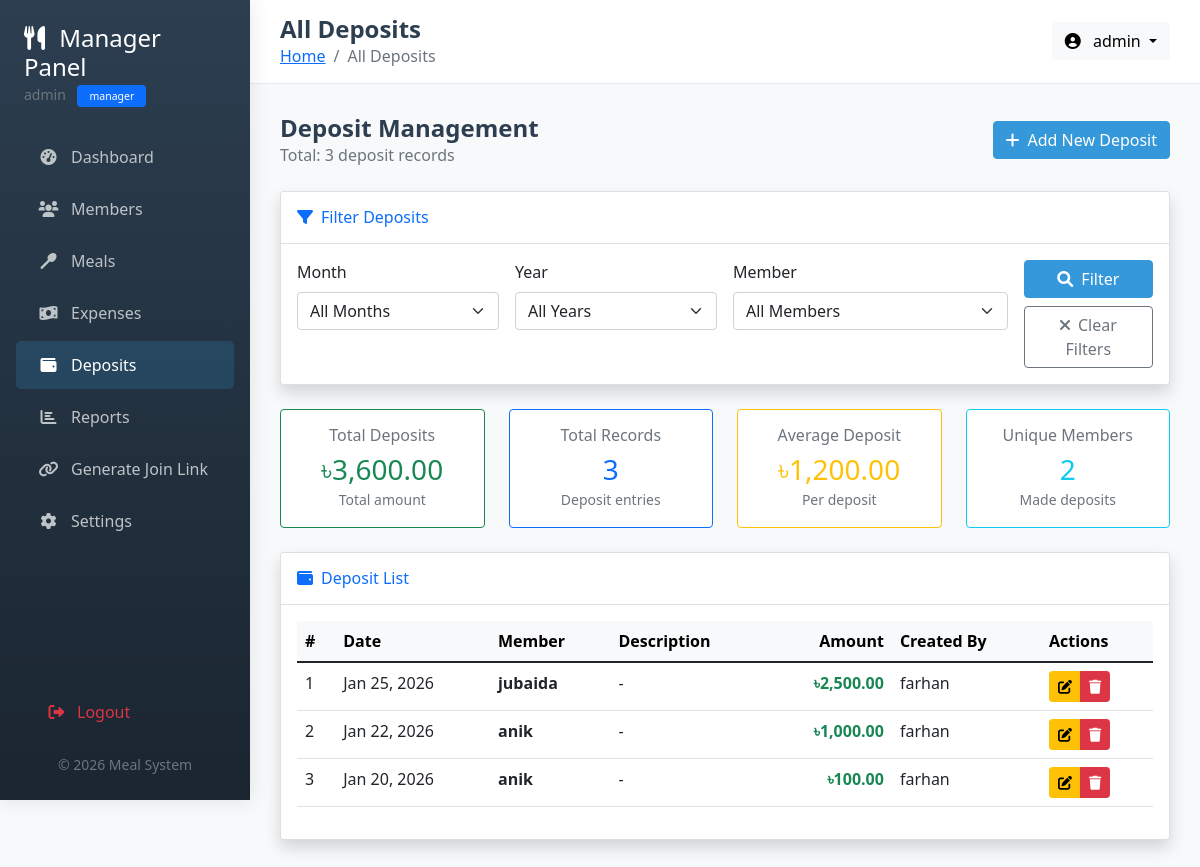
Screenshot of /manager/deposits.php (signed in) with the database file from the repository.
### tables this page shows
CREATE TABLE `deposits` (
  `deposit_id` int(11) NOT NULL,
  `member_id` int(11) NOT NULL,
  `amount` decimal(10,2) NOT NULL,
  `deposit_date` date NOT NULL,
  `description` varchar(255) DEFAULT NULL,
  `created_by` int(11) DEFAULT NULL,
  `created_at` timestamp NOT NULL DEFAULT current_timestamp(),
  `updated_at` timestamp NULL DEFAULT NULL
);

CREATE TABLE `members` (
  `member_id` int(11) NOT NULL,
  `name` varchar(100) NOT NULL,
  `phone` varchar(20) DEFAULT NULL,
  `email` varchar(100) DEFAULT NULL,
  `join_date` date NOT NULL,
  `status` enum('active','inactive') DEFAULT 'active',
  `created_by` int(11) DEFAULT NULL,
  `join_token` varchar(100) DEFAULT NULL,
  `token_expiry` datetime DEFAULT NULL,
  `created_at` timestamp NOT NULL DEFAULT current_timestamp()
);

CREATE TABLE `users` (
  `user_id` int(11) NOT NULL,
  `username` varchar(50) NOT NULL,
  `email` varchar(100) NOT NULL,
  `password` varchar(255) NOT NULL,
  `role` enum('manager','member') NOT NULL DEFAULT 'member',
  `member_id` int(11) DEFAULT NULL,
  `last_login` datetime DEFAULT NULL,
  `created_at` timestamp NOT NULL DEFAULT current_timestamp(),
  `is_active` tinyint(1) DEFAULT 1
);

### config/database.php (called while the page is built, shortened)
<?php
function getConnection() {
    static $conn = null;
    if ($conn === null) {
        $conn = mysqli_connect(DB_HOST, DB_USER, DB_PASS);
        mysqli_set_charset($conn, "utf8mb4");
    }
    return $conn;
}
?>

### includes/functions.php (called while the page is built, shortened)
<?php
require_once __DIR__ . '/../config/database.php';
class Functions {
    public function formatCurrency($amount) {
        return '৳' . number_format($amount, 2);
    }
    public function formatDate($date_string) {
        return date('M d, Y', strtotime($date_string));
    }
}
?>

### manager/deposits.php (the view, shortened to what this page needs)
<?php
require_once '../includes/functions.php';
$functions = new Functions();
require_once '../includes/header.php';
$filter_month = isset($_GET['month']) ? intval($_GET['month']) : 0;
$filter_year = isset($_GET['year']) ? intval($_GET['year']) : 0;
$filter_member = isset($_GET['member']) ? intval($_GET['member']) : 0;
function buildSimpleWhereClause($month, $year, $member) {
    $where_parts = [];
    return empty($where_parts) ? "1=1" : implode(" AND ", $where_parts);
}
function buildAliasedWhereClause($month, $year, $member) {
    $where_parts = [];
    return empty($where_parts) ? "1=1" : implode(" AND ", $where_parts);
}
$simple_where = buildSimpleWhereClause($filter_month, $filter_year, $filter_member);
$aliased_where = buildAliasedWhereClause($filter_month, $filter_year, $filter_member);
$count_query = "SELECT COUNT(*) as total FROM deposits WHERE $simple_where";
$count_result = mysqli_query($conn, $count_query);
$total_row = mysqli_fetch_assoc($count_result);
$total_records = $total_row['total'];
$page = isset($_GET['page']) ? max(1, intval($_GET['page'])) : 1;
$per_page = 20;
$offset = ($page - 1) * $per_page;
$deposits = [];
if ($total_records > 0) {
    $query = "SELECT d.*, m.name as member_name, u.username as created_by_name
              FROM deposits d
              LEFT JOIN members m ON d.member_id = m.member_id
              LEFT JOIN users u ON d.created_by = u.user_id
              WHERE $aliased_where
              ORDER BY d.deposit_date DESC, d.deposit_id DESC
              LIMIT $per_page OFFSET $offset";
    $result = mysqli_query($conn, $query);
    if ($result) {
        while ($row = mysqli_fetch_assoc($result)) {
            $deposits[] = $row;
        }
    }
}
$summary = ['total_amount' => 0, 'total_deposits' => 0, 'avg_deposit' => 0, 'unique_members' => 0];
$summary_query = "SELECT
                  SUM(amount) as total_amount,
                  COUNT(*) as total_deposits,
                  AVG(amount) as avg_deposit,
                  COUNT(DISTINCT member_id) as unique_members
                  FROM deposits WHERE $simple_where";
$summary_result = mysqli_query($conn, $summary_query);
if ($summary_result) {
    $summary = mysqli_fetch_assoc($summary_result);
}
?>
<div class="row mb-4">
    <div class="col-12">
        <div class="d-flex justify-content-between align-items-center">
            <div>
                <h4 class="page-title mb-0">Deposit Management</h4>
                <p class="text-muted mb-0">Total: <?php echo $total_records; ?> deposit records</p>
            </div>
            <div>
                <a href="add_deposit.php" class="btn btn-primary">
                    <i class="fas fa-plus me-2"></i>Add New Deposit
                </a>
            </div>
        </div>
    </div>
</div>
<div class="row mb-4">
    <div class="col-12">
        <div class="card shadow">
            <div class="card-header bg-white py-3">
                <h6 class="m-0 font-weight-bold text-primary"><i class="fas fa-filter me-2"></i>Filter Deposits</h6>
            </div>
            <div class="card-body">
                <form method="GET" action="" class="row g-3">
                    <div class="col-md-3">
                        <label for="month" class="form-label">Month</label>
                        <select name="month" id="month" class="form-select">
                            <option value="0">All Months</option>
                        </select>
                    </div>
                    <div class="col-md-3">
                        <label for="year" class="form-label">Year</label>
                        <select name="year" id="year" class="form-select">
                            <option value="0">All Years</option>
                        </select>
                    </div>
                    <div class="col-md-4">
                        <label for="member" class="form-label">Member</label>
                        <select name="member" id="member" class="form-select">
                            <option value="0">All Members</option>
                        </select>
                    </div>
                    <div class="col-md-2 d-flex align-items-end">
                        <div class="d-grid w-100">
                            <button type="submit" class="btn btn-primary mb-2">
                                <i class="fas fa-search me-2"></i>Filter
                            </button>
                            <a href="deposits.php" class="btn btn-outline-secondary">
                                <i class="fas fa-times me-2"></i>Clear Filters
                            </a>
                        </div>
                    </div>
                </form>
            </div>
        </div>
    </div>
</div>
<?php if ($total_records > 0): ?>
<div class="row mb-4">
    <div class="col-md-3">
        <div class="card border-success">
            <div class="card-body text-center">
                <h6 class="text-muted mb-2">Total Deposits</h6>
                <h3 class="text-success mb-0"><?php echo $functions->formatCurrency($summary['total_amount']); ?></h3>
                <small class="text-muted">Total amount</small>
            </div>
        </div>
    </div>
    <div class="col-md-3">
        <div class="card border-primary">
            <div class="card-body text-center">
                <h6 class="text-muted mb-2">Total Records</h6>
                <h3 class="text-primary mb-0"><?php echo $summary['total_deposits']; ?></h3>
                <small class="text-muted">Deposit entries</small>
            </div>
        </div>
    </div>
    <div class="col-md-3">
        <div class="card border-warning">
            <div class="card-body text-center">
                <h6 class="text-muted mb-2">Average Deposit</h6>
                <h3 class="text-warning mb-0"><?php echo $functions->formatCurrency($summary['avg_deposit']); ?></h3>
                <small class="text-muted">Per deposit</small>
            </div>
        </div>
    </div>
    <div class="col-md-3">
        <div class="card border-info">
            <div class="card-body text-center">
                <h6 class="text-muted mb-2">Unique Members</h6>
                <h3 class="text-info mb-0"><?php echo $summary['unique_members']; ?></h3>
                <small class="text-muted">Made deposits</small>
            </div>
        </div>
    </div>
</div>
<?php endif; ?>
<div class="row">
    <div class="col-12">
        <div class="card shadow">
            <div class="card-header bg-white py-3">
                <h6 class="m-0 font-weight-bold text-primary"><i class="fas fa-wallet me-2"></i>Deposit List</h6>
            </div>
            <div class="card-body">
                <?php if (empty($deposits)): ?>
                <div class="text-center py-5">
                    <i class="fas fa-wallet fa-3x text-muted mb-3"></i>
                    <h5>No Deposits Found</h5>
                    <p class="text-muted">Add your first deposit to get started</p>
                    <a href="add_deposit.php" class="btn btn-primary">
                        <i class="fas fa-plus me-2"></i>Add First Deposit
                    </a>
                </div>
                <?php else: ?>
                <div class="table-responsive">
                    <table class="table table-hover">
                        <thead class="table-light">
                            <tr>
                                <th>#</th>
                                <th>Date</th>
                                <th>Member</th>
                                <th>Description</th>
                                <th class="text-end">Amount</th>
                                <th>Created By</th>
                                <th>Actions</th>
                            </tr>
                        </thead>
                        <tbody>
                            <?php $counter = ($page - 1) * $per_page + 1; ?>
                            <?php foreach ($deposits as $deposit): ?>
                            <tr>
                                <td><?php echo $counter++; ?></td>
                                <td><?php echo $functions->formatDate($deposit['deposit_date']); ?></td>
                                <td>
                                    <strong><?php echo htmlspecialchars($deposit['member_name']); ?></strong>
                                </td>
                                <td><?php echo htmlspecialchars($deposit['description'] ?: '-'); ?></td>
                                <td class="text-end">
                                    <strong class="text-success"><?php echo $functions->formatCurrency($deposit['amount']); ?></strong>
                                </td>
                                <td><?php echo htmlspecialchars($deposit['created_by_name'] ?: 'System'); ?></td>
                                <td>
                                    <div class="btn-group btn-group-sm">
                                        <a href="edit_deposit.php?id=<?php echo $deposit['deposit_id']; ?>"
                                           class="btn btn-warning" title="Edit">
                                            <i class="fas fa-edit"></i>
                                        </a>
                                        <a href="deposits.php?delete=<?php echo $deposit['deposit_id']; ?>&month=<?php echo $filter_month; ?>&year=<?php echo $filter_year; ?>&member=<?php echo $filter_member; ?>&page=<?php echo $page; ?>"
                                           class="btn btn-danger" title="Delete"
                                           onclick="return confirm('Delete deposit for <?php echo addslashes($deposit['member_name']); ?>?')">
                                            <i class="fas fa-trash"></i>
                                        </a>
                                    </div>
                                </td>
                            </tr>
                            <?php endforeach; ?>
                        </tbody>
                    </table>
                </div>
                <?php endif; ?>
            </div>
        </div>
    </div>
</div>
<?php
require_once '../includes/footer.php';
?>

### includes/header.php (style rules this page uses)
:root { --primary-color: #2c3e50; --secondary-color: #3498db; --success-color: #27ae60; --warning-color: #f39c12; --danger-color: #e74c3c; }
body { font-family: 'Segoe UI', Tahoma, Geneva, Verdana, sans-serif; background-color: #f8f9fa; min-height: 100vh; }
.btn-primary { background-color: var(--secondary-color); border-color: var(--secondary-color); }
.page-title { color: var(--primary-color); font-weight: 600; margin-bottom: 5px; }

### rows the page displays
deposits: deposit_date "Jan 25, 2026", member.name "jubaida", description "-", amount "৳2,500.00", created_by.username "farhan"
deposits: deposit_date "Jan 22, 2026", member.name "anik", description "-", amount "৳1,000.00", created_by.username "farhan"
deposits: deposit_date "Jan 20, 2026", member.name "anik", description "-", amount "৳100.00", created_by.username "farhan"

### other values shown
$_SESSION['username'] "admin"
$_SESSION['role'] "manager"
$page_title "All Deposits"
$total_records "3"
$functions->formatCurrency($summary['total_amount']) "৳3,600.00"
$summary['total_deposits'] "3"
$functions->formatCurrency($summary['avg_deposit']) "৳1,200.00"
$summary['unique_members'] "2"
